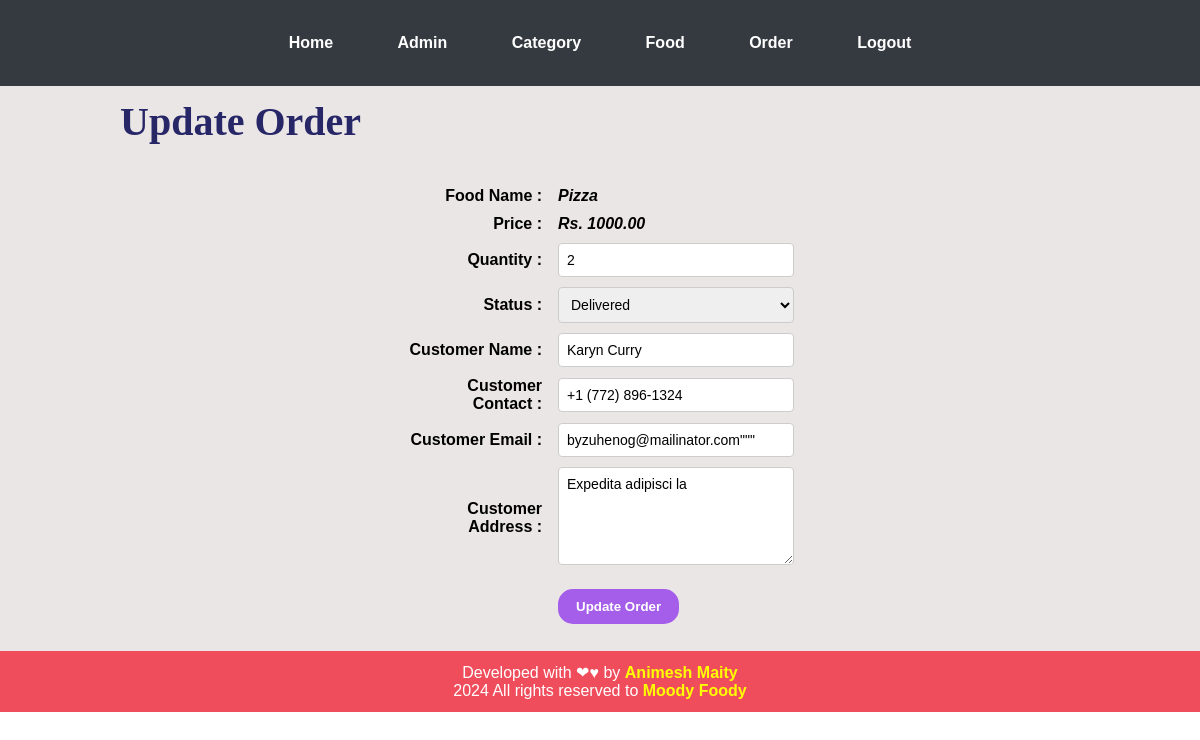
The page /admin/update-order.php?id=7 (signed in) on the database its author committed.
### tables this page shows
CREATE TABLE `tbl_order` (
  `id` int UNSIGNED NOT NULL,
  `food` varchar(150) NOT NULL,
  `price` decimal(10,2) NOT NULL,
  `quantity` int NOT NULL,
  `total` decimal(10,2) NOT NULL,
  `order_date` datetime NOT NULL,
  `status` varchar(50) NOT NULL,
  `customer_name` varchar(150) NOT NULL,
  `customer_address` varchar(255) NOT NULL,
  `customer_email` varchar(150) NOT NULL,
  `customer_contact` varchar(255) NOT NULL
);

### admin/update-order.php (the view, shortened to what this page needs)
<?php include("partials/menu.php"); ?>
<div class="main-content">
    <div class="wrapper">
        <h1>Update Order</h1>
        <br><br>
        <?php
        if ($_GET['id']) {
            $id = $_GET['id'];
            $sql = "SELECT * FROM tbl_order WHERE id='$id'";
            $res = mysqli_query($conn, $sql);
            $count = mysqli_num_rows($res);
            if ($count == 1) {
                $row = mysqli_fetch_array($res);
                $food = $row['food'];
                $price = $row['price'];
                $status = $row['status'];
                $quantity = $row['quantity'];
                $customer_name = $row['customer_name'];
                $customer_email = $row['customer_email'];
                $customer_contact = $row['customer_contact'];
                $customer_address = $row['customer_address'];
            } else {
                header("location:" . SITEURL . "admin/manage-order.php");
            }
        } else {
            header('location:' . SITEURL . 'admin/manage-order.php');
        }
        ?>
        <form action="" method="POST">
            <table class="tbl-30">
                <tr>
                    <td class="label-cell">Food Name :</td>
                    <td><strong><em><?php echo $food; ?></em></strong></td>
                </tr>
                <tr>
                    <td class="label-cell">Price :</td>
                    <td><strong><em>Rs. <?php echo $price; ?></em></strong></td>
                </tr>
                <tr>
                    <td class="label-cell">Quantity :</td>
                    <td>
                        <input type="number" name="quantity" class="input-field" value="<?php echo $quantity; ?>">
                    </td>
                </tr>
                <tr>
                    <td class="label-cell">Status :</td>
                    <td>
                        <select name="status" class="input-field">
                            <option <?php if ($status == 'Delivered') {
                                        echo "selected";
                                    } ?> value="Delivered">Delivered</option>
                        </select>
                    </td>
                </tr>
                <tr>
                    <td class="label-cell">Customer Name : </td>
                    <td>
                        <input type="text" name="customer_name" value="<?php echo $customer_name; ?>" class="input-field">
                    </td>
                </tr>
                <tr>
                    <td class="label-cell">Customer Contact : </td>
                    <td>
                        <input type="text" name="customer_contact" value="<?php echo $customer_contact; ?>" class="input-field">
                    </td>
                </tr>
                <tr>
                    <td class="label-cell">Customer Email : </td>
                    <td>
                        <input type="text" name="customer_email" value=<?php echo $customer_email; ?>" class="input-field">
                    </td>
                </tr>
                <tr>
                    <td class="label-cell">Customer Address : </td>
                    <td>
                        <textarea name="customer_address" cols="30" rows="5" class="input-field"><?php echo $customer_address; ?></textarea>
                    </td>
                </tr>
                <tr>
                    <td colspan=" 1"><br><br><br></td>
                    <td>
                        <input type="submit" name="submit" value="Update Order" class="btn-secondary">
                    </td>
                </tr>
            </table>
        </form>
    </div>
</div>
<?php include("partials/footer.php"); ?>

### css/admin.css (style rules this page uses)
* { margin: 0; padding: 0; font-family: 'Gill Sans', 'Gill Sans MT', Calibri, 'Trebuchet MS', sans-serif; }
h1 { font-family: cursive; font-size: 40px; color: #272768; }
.wrapper { padding: 1%; width: 80%; margin: 0 auto; }
.tbl-30 { width: 100%; max-width: 400px; margin: 0 auto; }
.label-cell { padding-right: 10px; text-align: right; font-weight: bold; }
.input-field { width: 100%; padding: 8px; border: 1px solid #ccc; border-radius: 4px; box-sizing: border-box; font-size: 14px; }
table tr td { padding: 1%; }
.btn-secondary { background-color: #a55eea; padding: 8px 16px; color: white; font-weight: bold; border: 2px solid #a55eea; border-radius: 15px; transition: background-color 0.4s ease; }
.main-content { background-color: #ebe6e6; padding: 0% 0%; }

### rows shown on the page
tbl_order: food "Pizza", price "1000.00", quantity "2", status "Delivered", customer_name "Karyn Curry", customer_contact "+1 (772) 896-1324", customer_email "byzuhenog@mailinator.com\"\"\"", customer_address "Expedita adipisci la"
